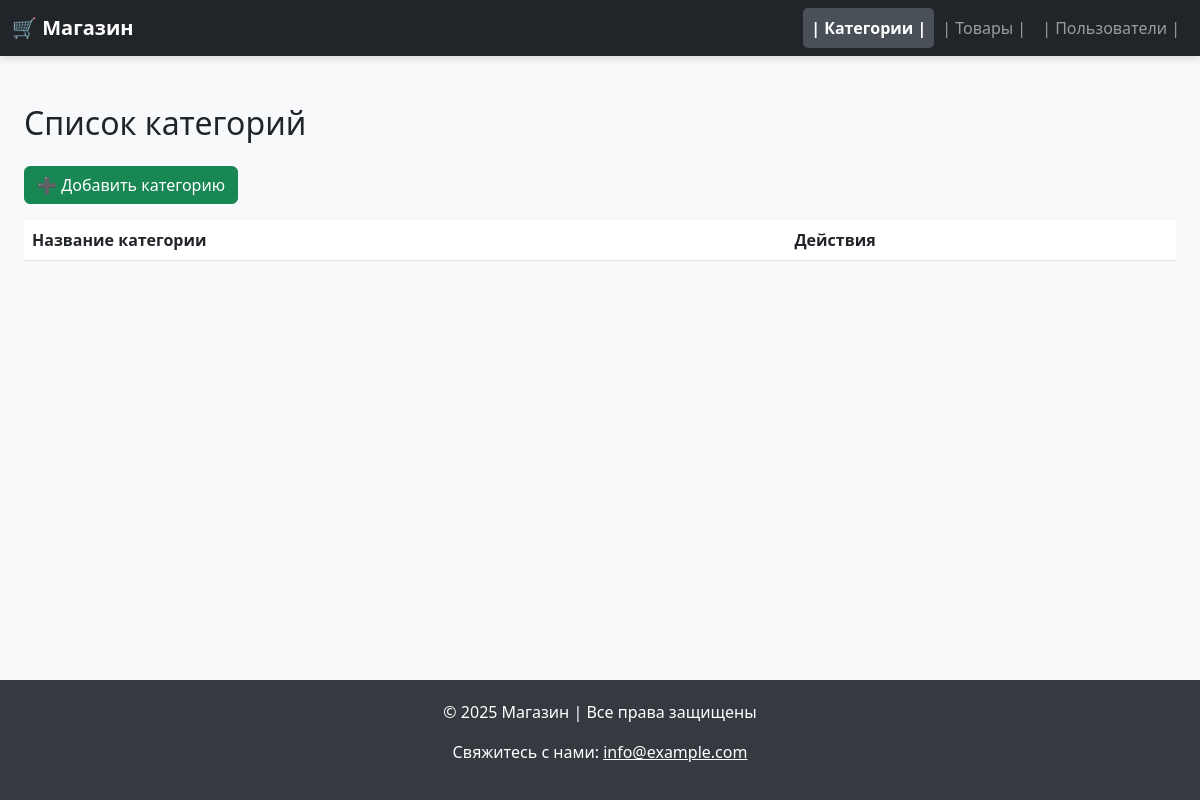
The page /categories/ on the database as committed earlier.
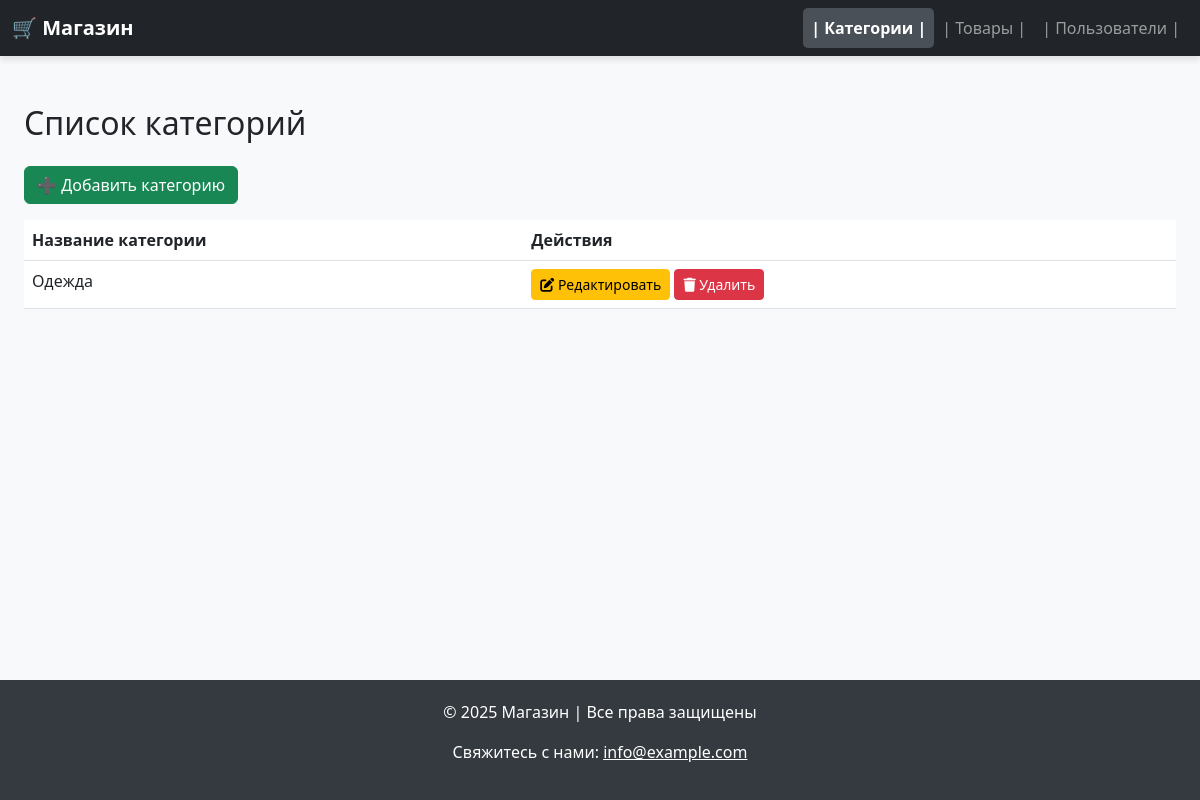
The same page on the database as committed later.
### admin_panel/catalog/models.py (models this page shows, shortened)
class Category(models.Model):
    category_id = models.AutoField(primary_key=True)
    name = models.CharField(max_length=150, verbose_name='Название')

### admin_panel/catalog/views.py (the view)
# urls.py: path('categories/', catalog_views.category_list, name='category_list'),
def category_list(request):
    categories = Category.objects.all()
    return render(request, 'catalog/category_list.html', {'categories': categories})

### admin_panel/templates/catalog/category_list.html
{% extends "base.html" %}
{% block content %}
<div class="container mt-4">
    <h2 class="mb-4">Список категорий</h2>
    <a href="{% url 'add_category' %}" class="btn btn-success mb-3">
        ➕ Добавить категорию
    </a>
    <table class="table table-hover">
        <thead>
            <tr>
                <th scope="col">Название категории</th>
                <th scope="col">Действия</th>
            </tr>
        </thead>
        <tbody>
            {% for category in categories %}
            <tr>
                <td>{{ category.name }}</td>
                <td>
                    <a href="{% url 'edit_category' category.category_id %}" class="btn btn-warning btn-sm">
                        <i class="fas fa-edit"></i> Редактировать
                    </a>
                    <a href="{% url 'delete_category' category.category_id %}" class="btn btn-danger btn-sm">
                        <i class="fas fa-trash"></i> Удалить
                    </a>
                </td>
            </tr>
            {% endfor %}
        </tbody>
    </table>
</div>
{% endblock %}

Rows that differ between the two databases and show on the page:
added Category: name "Одежда"
